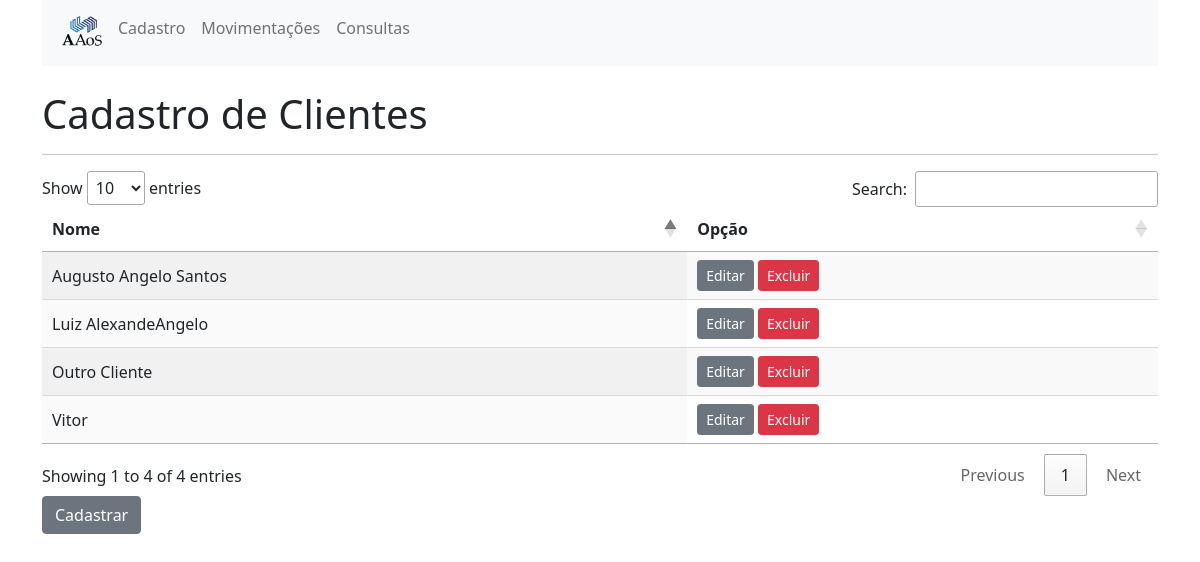
Page /clientes/ on the earlier database version.
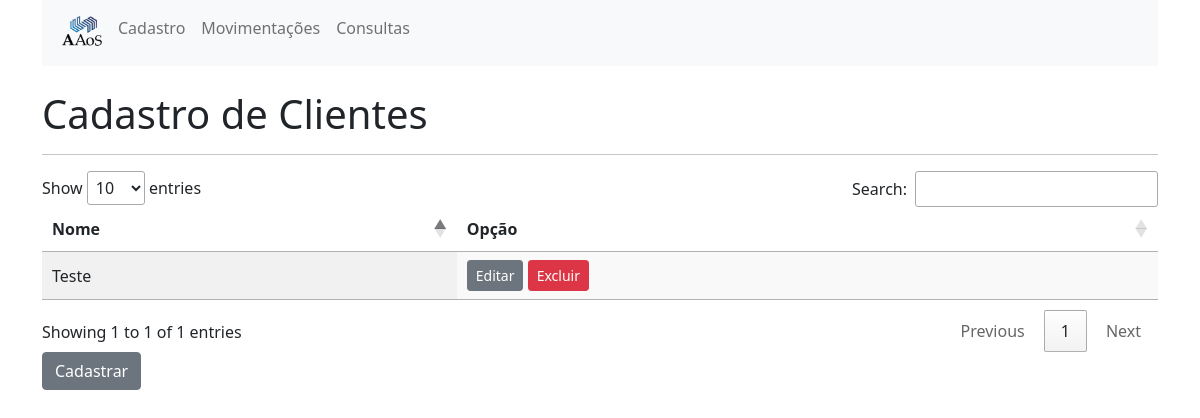
Same page on the later database version.
### cadastros/models.py (models this page shows, shortened)
class Cliente(models.Model):
    nome = models.CharField(
        verbose_name="Nome do cliente",
        max_length=250,
    )
    class Meta:
        db_table = "cad_cliente"
        verbose_name = "Cliente"
        verbose_name_plural = "Clientes"

### cadastros/views.py (the view)
# urls.py: path('clientes/', views.list_clientes, name='list_clientes'),
def list_clientes(request):
    clientes = Cliente.objects.all()
    return render(request, 'cadastros/clientes.html', {'clientes': clientes})

### cadastros/templates/cadastros/clientes.html (shortened to what this page needs)
{% extends 'cadastros/base.html' %}
{% block content %}
    <br>
    <h1>Cadastro de Clientes</h1>
    <hr>
    <table id="clientes_table" class="display">
        <thead>
            <tr>
                <th>Nome</th>
                <th>Opção</th>
            </tr>
        </thead>
        <tbody>
            {% for cliente in clientes %}
                <tr>
                    <td>
                        {{cliente.nome}}
                    </td>
                    <td>
                       <a href="{% url 'edit_cliente' pk=cliente.pk %}" class="btn btn-secondary btn-sm">Editar</a>
                       <a href="{% url 'delete_cliente' pk=cliente.pk %}" class="btn btn-danger btn-sm">Excluir</a>
                    </td>
                </tr>
            {% endfor %}
        </tbody>
    </table>
    <a href="{% url 'new_cliente' %}" class="btn btn-secondary">Cadastrar</a>
{% endblock %}

### cadastros/templates/cadastros/base.html (shortened to what this page needs)
{% load static %}
<!DOCTYPE html>
<html lang="pt-br">
<head>
    <link href="https://cdn.jsdelivr.net/npm/bootstrap@5.1.3/dist/css/bootstrap.min.css" rel="stylesheet">
    <link rel="stylesheet" type="text/css" href="https://cdn.datatables.net/1.11.3/css/dataTables.bootstrap5.min.css">
    <link rel="stylesheet" type="text/css" href="https://cdn.datatables.net/1.11.3/css/jquery.dataTables.css">
    <link href="//cdn.datatables.net/1.10.15/css/jquery.dataTables.min.css" rel="stylesheet">
</head>
<body>
    <div class="container">
        <nav class="navbar navbar-expand-lg navbar-light bg-light">
            <div class="container-fluid">
              <div class="collapse navbar-collapse" id="navbarSupportedContent">
                <ul class="navbar-nav me-auto mb-2 mb-lg-0">
                  <li class="nav-item dropdown">
                    <a class="nav-link active" href="{% url 'home' %}">
                        <img src="../static/cadastros/img/logo.png" alt="logo" id="logo" width="40" />
                    </a>
                  </li>
                  <li class="nav-item dropdown">
                    <a class="nav-link dropdown" href="" id="navbarDropdown" role="button" data-bs-toggle="dropdown" aria-expanded="false">
                      Cadastro
                    </a>
                  </li>
                  <li class="nav-item dropdown">
                    <a class="nav-link dropdown" href="#" id="navbarDropdown" role="button" data-bs-toggle="dropdown" aria-expanded="false">
                      Movimentações
                    </a>
                  </li>
                  <li class="nav-item dropdown">
                    <a class="nav-link dropdown" href="#" id="navbarDropdown" role="button" data-bs-toggle="dropdown" aria-expanded="false">
                      Consultas
                    </a>
                  </li>
                </ul>
              </div>
            </div>
          </nav>
          {% block content %}
          {% endblock %}
    </div>
</body>
</html>

Differences in the rows shown:
removed Cliente: nome "Augusto Angelo Santos"
removed Cliente: nome "Luiz AlexandeAngelo"
removed Cliente: nome "Outro Cliente"
removed Cliente: nome "Vitor"
added Cliente: nome "Teste"
Other differences:
text written by a page script: "Show entries Search: Showing 1 to 4 of 4 entries Previous 1 Next" → "Show entries Search: Showing 1 to 1 of 1 entries Previous 1 Next"
